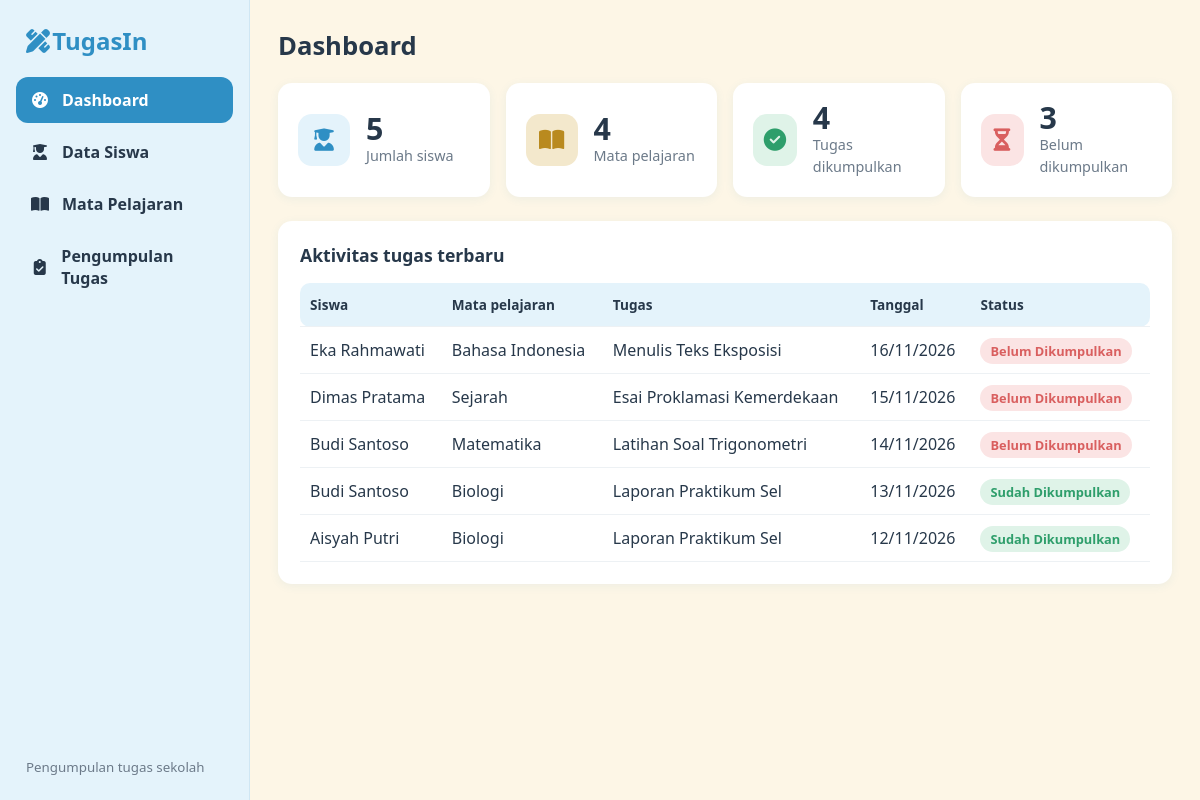
The page / on the database its author committed.
### tables this page shows
CREATE TABLE pengumpulan_tugas (
  id_pengumpulan INT AUTO_INCREMENT PRIMARY KEY,
  id_siswa INT NOT NULL,
  id_mapel INT NOT NULL,
  nama_tugas VARCHAR(100) NOT NULL,
  tanggal_pengumpulan DATE NOT NULL,
  status VARCHAR(20) NOT NULL DEFAULT 'Belum Dikumpulkan',
  CONSTRAINT fk_tugas_siswa FOREIGN KEY (id_siswa) REFERENCES siswa(id_siswa) ON DELETE CASCADE ON UPDATE CASCADE,
  CONSTRAINT fk_tugas_mapel FOREIGN KEY (id_mapel) REFERENCES mata_pelajaran(id_mapel) ON DELETE CASCADE ON UPDATE CASCADE
);

CREATE TABLE siswa (
  id_siswa INT AUTO_INCREMENT PRIMARY KEY,
  nama_siswa VARCHAR(100) NOT NULL,
  kelas VARCHAR(20) NOT NULL,
  jurusan VARCHAR(50) NOT NULL,
  email VARCHAR(100) NOT NULL
);

CREATE TABLE mata_pelajaran (
  id_mapel INT AUTO_INCREMENT PRIMARY KEY,
  nama_mapel VARCHAR(100) NOT NULL,
  nama_guru VARCHAR(100) NOT NULL,
  kelas VARCHAR(20) NOT NULL
);

### koneksi.php (called while the page is built, shortened)
<?php
function e($s) { return htmlspecialchars((string)$s, ENT_QUOTES, 'UTF-8'); }

### index.php (the view, shortened to what this page needs)
<?php
require 'koneksi.php';
$judul = 'Dashboard';
$n = fn($sql) => (int)$db->query($sql)->fetch_row()[0];
$jml_siswa = $n("SELECT COUNT(*) FROM siswa");
$jml_mapel = $n("SELECT COUNT(*) FROM mata_pelajaran");
$sudah     = $n("SELECT COUNT(*) FROM pengumpulan_tugas WHERE status='Sudah Dikumpulkan'");
$belum     = $n("SELECT COUNT(*) FROM pengumpulan_tugas WHERE status='Belum Dikumpulkan'");
$terbaru = $db->query("SELECT t.*, s.nama_siswa, m.nama_mapel FROM pengumpulan_tugas t
  JOIN siswa s ON s.id_siswa=t.id_siswa JOIN mata_pelajaran m ON m.id_mapel=t.id_mapel
  ORDER BY t.tanggal_pengumpulan DESC, t.id_pengumpulan DESC LIMIT 5");
include 'includes/header.php';
?>
<section class="stats">
  <div class="stat"><div class="ik"><i class="fa-solid fa-user-graduate"></i></div><div><b><?= $jml_siswa ?></b><span>Jumlah siswa</span></div></div>
  <div class="stat"><div class="ik"><i class="fa-solid fa-book-open"></i></div><div><b><?= $jml_mapel ?></b><span>Mata pelajaran</span></div></div>
  <div class="stat"><div class="ik"><i class="fa-solid fa-circle-check"></i></div><div><b><?= $sudah ?></b><span>Tugas dikumpulkan</span></div></div>
  <div class="stat"><div class="ik"><i class="fa-solid fa-hourglass-half"></i></div><div><b><?= $belum ?></b><span>Belum dikumpulkan</span></div></div>
</section>
<section class="card">
  <h2>Aktivitas tugas terbaru</h2>
  <div class="tabel-wrap"><table>
    <tr><th>Siswa</th><th>Mata pelajaran</th><th>Tugas</th><th>Tanggal</th><th>Status</th></tr>
    <?php while ($r = $terbaru->fetch_assoc()): ?>
    <tr><td><?= e($r['nama_siswa']) ?></td><td><?= e($r['nama_mapel']) ?></td><td><?= e($r['nama_tugas']) ?></td>
      <td><?= date('d/m/Y', strtotime($r['tanggal_pengumpulan'])) ?></td>
      <td><span class="badge <?= $r['status'] === 'Sudah Dikumpulkan' ? 'sudah' : 'belum' ?>"><?= e($r['status']) ?></span></td></tr>
    <?php endwhile; ?>
  </table></div>
</section>
<?php include 'includes/footer.php'; ?>

### includes/header.php (shortened to what this page needs)
<?php
$menu = [
  'index.php'  => ['Dashboard', 'fa-gauge-high'],
  'siswa.php'  => ['Data Siswa', 'fa-user-graduate'],
  'mapel.php'  => ['Mata Pelajaran', 'fa-book-open'],
  'tugas.php'  => ['Pengumpulan Tugas', 'fa-clipboard-check'],
];
$aktif = basename($_SERVER['SCRIPT_NAME']);
?>
<!DOCTYPE html>
<html lang="id">
<head>
<link rel="stylesheet" href="https://cdnjs.cloudflare.com/ajax/libs/font-awesome/6.5.1/css/all.min.css">
<link rel="stylesheet" href="assets/style.css">
</head>
<body>
<aside class="sidebar" id="sidebar">
  <div class="brand"><i class="fa-solid fa-pen-ruler"></i> TugasIn</div>
  <nav>
    <?php foreach ($menu as $file => [$label, $ikon]): ?>
      <a href="<?= $file ?>" class="<?= $aktif === $file ? 'aktif' : '' ?>"><i class="fa-solid <?= $ikon ?>"></i> <?= $label ?></a>
    <?php endforeach; ?>
  </nav>
  <small class="sb-foot">Pengumpulan tugas sekolah</small>
</aside>
<main class="konten">
  <header class="topbar">
    <h1><?= e($judul) ?></h1>
  </header>

### includes/footer.php (shortened to what this page needs)
</main>
</body>
</html>

### assets/style.css (style rules this page uses)
:root { --biru:#7ec4ea;--biru-tua:#2f8fc4;--biru-muda:#e4f3fb;--cream:#fdf6e6;--cream-tua:#f3e8cc;--putih:#fff;--teks:#27384a;--abu:#6c7a89;--hijau:#2e9e6b;--merah:#d95f5f;--r:14px }
* { box-sizing:border-box }
body { margin:0;font-family:"Nunito","Segoe UI",system-ui,sans-serif;background:var(--cream);color:var(--teks);display:flex;min-height:100vh }
.sidebar { width:250px;background:var(--biru-muda);padding:24px 16px;position:fixed;inset:0 auto 0 0;display:flex;flex-direction:column;gap:20px;border-right:1px solid #cfe6f3;z-index:20;transition:transform .2s }
.brand { font-size:1.5rem;font-weight:800;color:var(--biru-tua);padding:0 10px }
.sidebar nav { display:flex;flex-direction:column;gap:6px }
.sidebar nav a { display:flex;gap:12px;align-items:center;padding:12px 14px;border-radius:12px;color:var(--teks);text-decoration:none;font-weight:600 }
.sidebar nav a.aktif { background:var(--biru-tua);color:#fff }
.sidebar i { width:20px;text-align:center }
.sb-foot { margin-top:auto;color:var(--abu);padding:0 10px }
.konten { margin-left:250px;padding:28px;width:calc(100% - 250px) }
.topbar { display:flex;align-items:center;gap:12px;margin-bottom:20px }
.topbar h1 { margin:0;font-size:1.6rem }
.stats { display:grid;grid-template-columns:repeat(auto-fit,minmax(200px,1fr));gap:16px;margin-bottom:24px }
.stat { background:var(--putih);border-radius:var(--r);padding:20px;display:flex;gap:16px;align-items:center;box-shadow:0 2px 10px rgba(47,143,196,.08) }
.stat .ik { width:52px;height:52px;border-radius:14px;display:grid;place-items:center;font-size:1.4rem;background:var(--biru-muda);color:var(--biru-tua) }
.stat:nth-child(2) .ik { background:var(--cream-tua);color:#b98a1f }
.stat:nth-child(3) .ik { background:#dff3e8;color:var(--hijau) }
.stat:nth-child(4) .ik { background:#fbe4e4;color:var(--merah) }
.stat b { font-size:1.9rem;display:block;line-height:1 }
.stat span { color:var(--abu);font-size:.9rem }
.card { background:var(--putih);border-radius:var(--r);padding:22px;margin-bottom:22px;box-shadow:0 2px 10px rgba(47,143,196,.08) }
.card h2 { margin:0 0 16px;font-size:1.1rem }
.tabel-wrap { overflow-x:auto }
table { width:100%;border-collapse:collapse }
th,td { text-align:left;padding:12px 10px;border-bottom:1px solid #edf1f4;white-space:nowrap }
th { background:var(--biru-muda);font-size:.85rem }
th:first-child { border-radius:10px 0 0 10px }
th:last-child { border-radius:0 10px 10px 0 }
.badge { padding:4px 10px;border-radius:20px;font-size:.8rem;font-weight:700 }
.badge.sudah { background:#dff3e8;color:var(--hijau) }
.badge.belum { background:#fbe4e4;color:var(--merah) }

### rows shown on the page
pengumpulan_tugas: id_siswa.nama_siswa "Eka Rahmawati", id_mapel.nama_mapel "Bahasa Indonesia", nama_tugas "Menulis Teks Eksposisi", tanggal_pengumpulan "16/11/2026", status "Belum Dikumpulkan"
pengumpulan_tugas: id_siswa.nama_siswa "Dimas Pratama", id_mapel.nama_mapel "Sejarah", nama_tugas "Esai Proklamasi Kemerdekaan", tanggal_pengumpulan "15/11/2026", status "Belum Dikumpulkan"
pengumpulan_tugas: id_siswa.nama_siswa "Budi Santoso", id_mapel.nama_mapel "Matematika", nama_tugas "Latihan Soal Trigonometri", tanggal_pengumpulan "14/11/2026", status "Belum Dikumpulkan"
pengumpulan_tugas: id_siswa.nama_siswa "Budi Santoso", id_mapel.nama_mapel "Biologi", nama_tugas "Laporan Praktikum Sel", tanggal_pengumpulan "13/11/2026", status "Sudah Dikumpulkan"
pengumpulan_tugas: id_siswa.nama_siswa "Aisyah Putri", id_mapel.nama_mapel "Biologi", nama_tugas "Laporan Praktikum Sel", tanggal_pengumpulan "12/11/2026", status "Sudah Dikumpulkan"

### other values the page prints
$label "Dashboard"
$label "Data Siswa"
$label "Mata Pelajaran"
$label "Pengumpulan Tugas"
$judul "Dashboard"
$jml_siswa "5"
$jml_mapel "4"
$sudah "4"
$belum "3"
